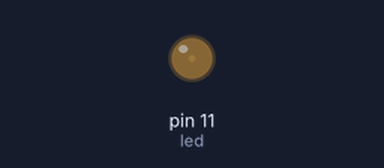
The sketch below on a simulated Arduino Uno, built with avr-gcc and run on an emulated ATmega328P. On the bench: output pins drawn as LEDs (lit = HIGH).

Above: at 0.05 s.
At 1.55 s:
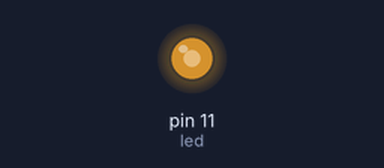
At 2.25 s:
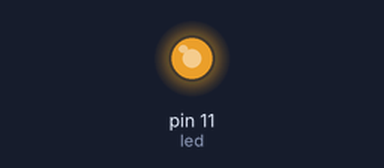
At 4.5 s:
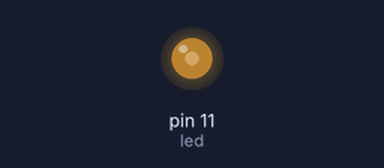
Timing chart, 0 to 7.2 s (numbered marks = the images above):
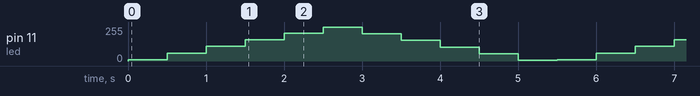

The sketch:

fourth.ino
```cpp
int led = 11;
void setup(){
  pinMode(led, OUTPUT);
}
void loop(){

 int i;
 for (i = 10; i <= 255; i+=50) {
   analogWrite(led, i); // Aumenta a intensidade
   delay(500);
 }
 for (i = 255; i >= 5; i-=50) {
   analogWrite(led, i); // Diminui a intensidade
   delay(500);
 }

}
```

Measured:
- by itself, pin 11 (led): repeats every 5.5 s: 60/255 0.50 s, 110/255 0.50 s, 160/255 0.50 s, 210/255 0.50 s, 255/255 0.50 s, 205/255 0.50 s, 155/255 0.50 s, 105/255 0.50 s, 55/255 0.50 s, 5/255 0.50 s, 10/255 0.50 s
